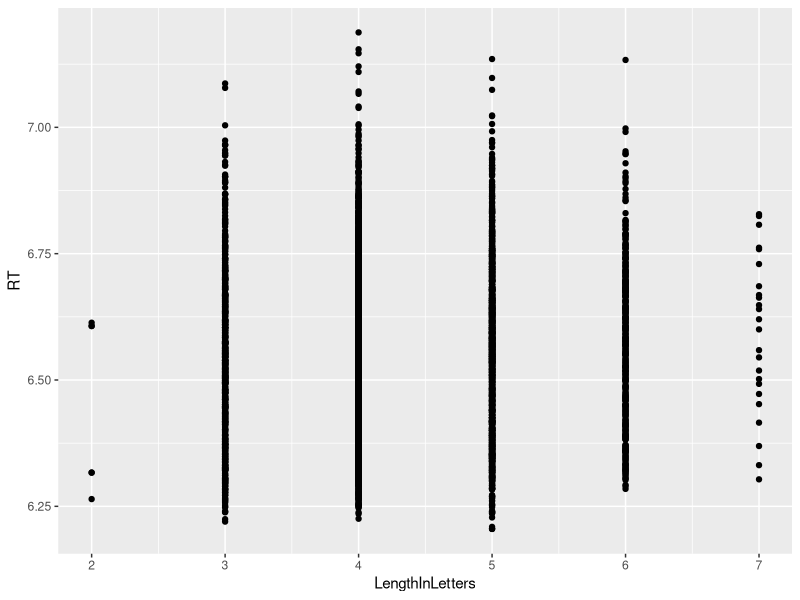

This figure's R source:
## ---- chunk 1
library(tidyverse)
## ---- chunk 2
d = read_csv("../pset2/english.csv")
d$RT = d$RTlexdec
## ---- chunk 3
ggplot(d, aes(x=LengthInLetters, y=RT)) + geom_point()

group_by(d, LengthInLetters) %>%
  summarise(m=mean(RT))

l = lm(RT ~ LengthInLetters, data=d)
summary(l)

l.log = lm(RT ~ log(LengthInLetters), data=d)
summary(l.log)


l2 = lm(RT ~ LengthInLetters + WrittenFrequency, data=d)

# y = mx + b -> one predictor
# y = beta1 * x1 + beta2 * x2 + b -> two predictors
## ---- chunk 4
l.5 = lm(data=d, RT ~ WrittenFrequency + LengthInLetters +
           Ncount + MeanBigramFrequency + WrittenSpokenFrequencyRatio)
summary(l.5)
## ---- chunk 5
unique(d$AgeSubject)

d$Predict.Mean = mean(d$RT)
d = group_by(d, AgeSubject) %>%
  mutate(Predict.AgeGroup = mean(RT))
unique(d$Predict.AgeGroup)

sse.mean.as.model = sum((d$RT - d$Predict.Mean)^2)
sse.agegroup.as.model = sum((d$RT - d$Predict.AgeGroup)^2)

1 - sse.agegroup.as.model/sse.mean.as.model

d$AgeVariable = ifelse(d$AgeSubject == "young", 0, 1)
sample_n(d, 10) %>% select(AgeSubject, AgeVariable)

l.cat = lm(data=d, RT ~ AgeVariable)
# l.cat = lm(data=d, RT ~ 1 + AgeVariable)
# l.cat = lm(data=d, RT ~ 0 + AgeVariable) # get rid of intercept

e = tibble(AgeVariable = 0)

predict(l.cat, newdata=e)

summary(l.cat)
# y = mx + b
# young -> predict intercept -> 6.43
# old -> predict intercept + 1 * slope -> 6.43 + .22 -> 6.65

unique(d$Predict.AgeGroup)
## ---- chunk 6
l.cat.mult = lm(data=d, RT ~ WrittenFrequency + 
                  LengthInLetters + AgeVariable)
summary(l.cat.mult)

l.cat.mult.2 = lm(data=d, RT ~ WrittenFrequency + 
                  LengthInLetters + AgeSubject)
summary(l.cat.mult.2)
## ---- chunk 7
d$WrittenFrequency.Normalized = (d$WrittenFrequency - mean(d$WrittenFrequency))/sd(d$WrittenFrequency)

d$LengthInLetters.Normalized = (d$LengthInLetters - mean(d$LengthInLetters))/sd(d$LengthInLetters)

d$AgeVariable.Normalized = (d$AgeVariable - mean(d$AgeVariable))/sd(d$AgeVariable)

l.cat.mult.3 = lm(data=d, RT ~ WrittenFrequency.Normalized + 
                  LengthInLetters.Normalized + AgeVariable.Normalized)


